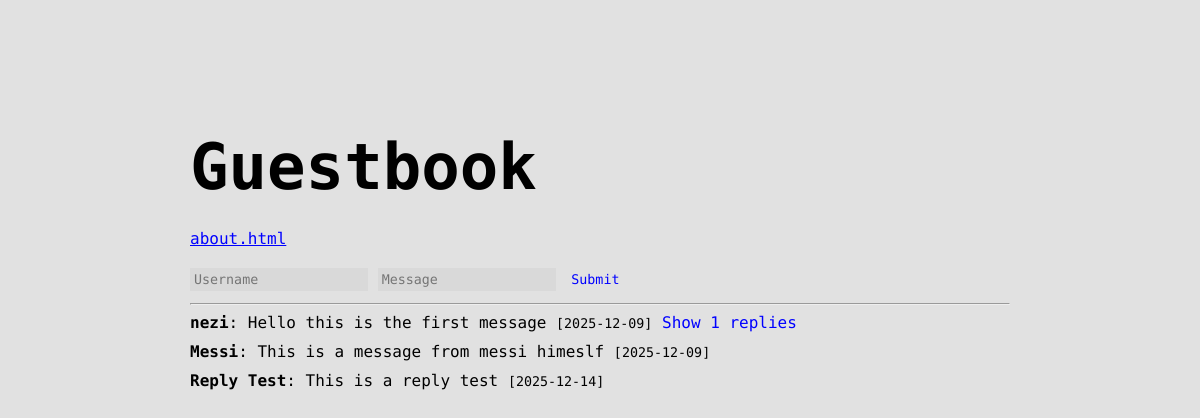
The page /index on the database as committed earlier.
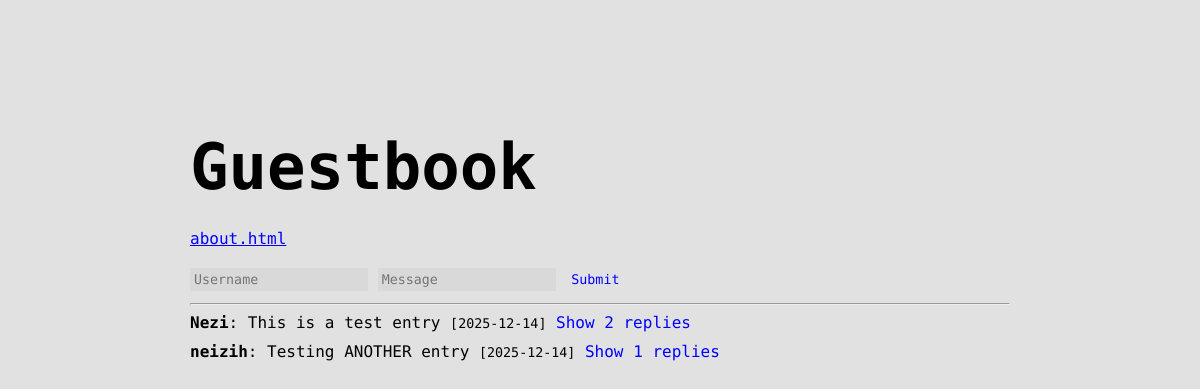
The same page on the database as committed later.
### tables this page shows
CREATE TABLE "entries"(
        "id" INTEGER PRIMARY KEY AUTOINCREMENT,
        "author" TEXT NOT NULL,
        "body" TEXT NOT NULL,
        "created_at" TIMESTAMP DEFAULT CURRENT_TIMESTAMP
        );

### app.py (the view)
@app.route("/")
@app.route("/index")
def index():
    entry_id = request.args.get('reply_to')
    con = sql.connect("database.db")
    cur = con.cursor()
    cur.execute("SELECT entries.*, COUNT(responses.id) AS reply_count FROM ENTRIES LEFT JOIN responses ON entries.id = responses.entry_id GROUP BY entries.id")
    data = cur.fetchall()
    cur.execute("SELECT * FROM responses")
    all_responses = cur.fetchall()
    con.close()
    print("Data", data)
    print("Length", len(data))
    print("this is the reply id", entry_id)
    return render_template("index.html", datas=data, entry_id=entry_id, all_responses=all_responses)

### templates/index.html (shortened to what this page needs)
<!DOCTYPE html>
<html>
  <head>
    <link rel="stylesheet" href="/static/styles/styles.css">
  </head>
  <body class="azeret-text">
      <div class="title">
          <span>Guestbook</span>
      </div>
    <div>
    <div class="about"
        <span></apsn><a href="about">about.html</a></span>
    </div>
    <form action="/add" method="POST" id="message-form">
      <input type="text" name="author" placeholder="Username" required>
      <input type="text" name="body" placeholder="Message" required>
      <button class="button" type="submit">Submit</button>
    </form>
    </div>
    <hr>
    {% for entry in datas %}
    <div style="margin-bottom: 10px; ">
      <strong>{{ entry[1] }}</strong>: <span class="response-text" onclick="respond({{ entry[0] }}, '{{ entry[1] }}')" id="res-{{ entry[0] }}">{{ entry[2] }}</span>
      <small>[{{ entry[3][:10] }}]</small>
      {% if entry[4] > 0 %}
      <span class="show-reply" onclick="toggleReplies({{ entry[0] }}, {{ entry[4] }})" id="btn-{{ entry[0] }}">
        Show {{ entry[4] }} replies
      </span>
      {% endif %}
    </div>
    {% endfor %}
  </body>
</html>

### static/styles/styles.css (style rules this page uses)
.azeret-text { font-family: "Azeret Mono", serif; font-optical-sizing: auto; font-style: normal; }
body { padding-top: 130px; background: #E1E1E1; margin: auto; vertical-align: middle; width: 820px; }
input[type=text] { padding: 4px; border: 0px; background: #E1E1E1; background: #D9D9D9; box-shadow: 0; font-family: "Azeret Mono", serif; border-radius: 0px; }
.title { font-size: 64px; font-weight: 600; margin-bottom: 25px; }
.about { padding: 0 0 20px 0; }
a { color: blue; }
button, input[type="submit"] { font-family: "Azeret Mono", serif; background: #E1E1E1; border: none; outline: none; color: blue; }
hr { margin: 2-px 0; }
.show-reply { color: blue; }

Rows that differ between the two databases and show on the page:
removed entries: author "nezi", body "Hello this is the first message", created_at "2025-12-09", entry "1"
removed entries: author "Messi", body "This is a message from messi himeslf", created_at "2025-12-09"
removed entries: author "Reply Test", body "This is a reply test", created_at "2025-12-14"
added entries: author "Nezi", body "This is a test entry", created_at "2025-12-14", entry "2"
added entries: author "neizih", body "Testing ANOTHER entry", created_at "2025-12-14", entry "1"
